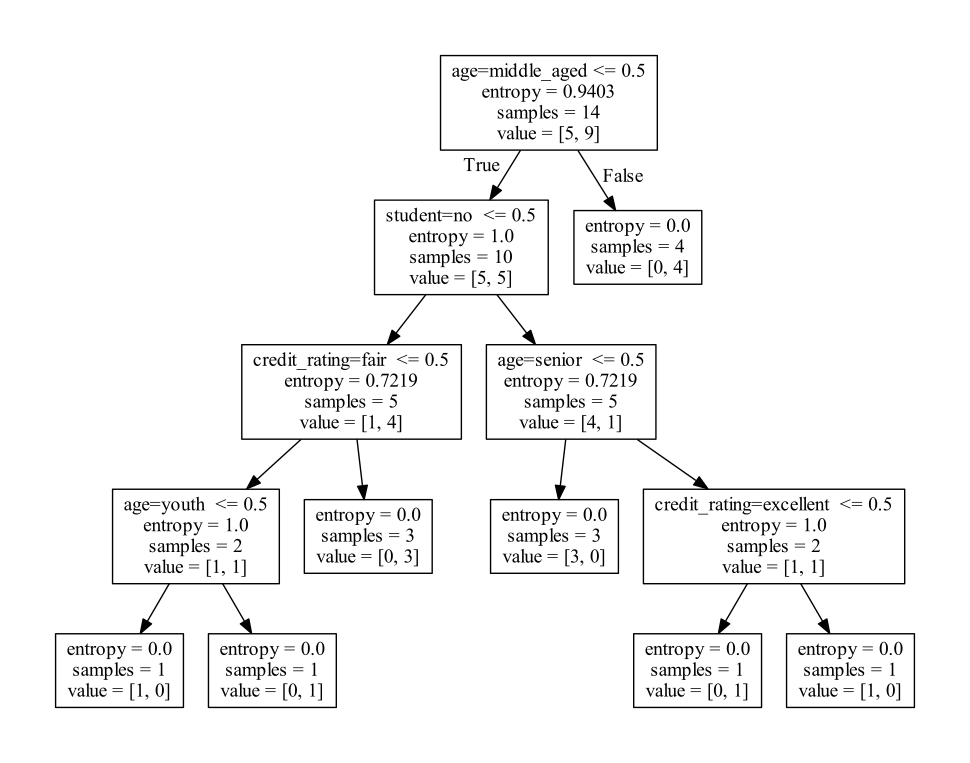

Write Python code to recreate this figure.
# -*- coding: utf-8 -*-
"""
Created on Fri Feb 24 13:49:09 2017

@author: Fanqi
"""

from sklearn.feature_extraction import DictVectorizer
import csv
from sklearn import preprocessing
from sklearn import tree
from sklearn.externals.six import StringIO


# 1.读取训练集，获取特征值和标签值
with open(r'training.csv', 'r') as allElectronicsData:
    allElectronicsData = open(r'training.csv', 'r')
    reader = csv.reader(allElectronicsData)
    headers = next(reader)
    print("featureList:" + str(headers))
    # ['RID', 'age', 'income', 'student', 'credit_rating', 'class_buy_computer']
#收集特征值
featureList = []
#收集标签值
labelList = []
for row in reader:
    labelList.append(row[len(row) - 1])
    rowDict = {}
    for i in range(1, len(row) - 1):
        rowDict[headers[i]] = row[i]
    featureList.append(rowDict)
print("featureList:" + str(featureList))
# [{'age': 'youth ', 'income': 'high ', 'student': 'no ', 'credit_rating': 'fair '}, {'age': 'youth ', 'income': 'high ', 'student': 'no ', 'credit_rating': 'excellent '}, {'age': 'middle_aged', 'income': 'high ', 'student': 'no ', 'credit_rating': 'fair '}, {'age': 'senior ', 'income': 'medium ', 'student': 'no ', 'credit_rating': 'fair '}, {'age': 'senior ', 'income': 'low ', 'student': 'yes ', 'credit_rating': 'fair '}, {'age': 'senior ', 'income': 'low ', 'student': 'yes ', 'credit_rating': 'excellent '}, {'age': 'middle_aged', 'income': 'low ', 'student': 'yes ', 'credit_rating': 'excellent '}, {'age': 'youth ', 'income': 'medium ', 'student': 'no ', 'credit_rating': 'fair '}, {'age': 'youth ', 'income': 'low ', 'student': 'yes ', 'credit_rating': 'fair '}, {'age': 'senior ', 'income': 'medium ', 'student': 'yes ', 'credit_rating': 'fair '}, {'age': 'youth ', 'income': 'medium ', 'student': 'yes ', 'credit_rating': 'excellent '}, {'age': 'middle_aged', 'income': 'medium ', 'student': 'no ', 'credit_rating': 'excellent '}, {'age': 'middle_aged', 'income': 'high ', 'student': 'yes ', 'credit_rating': 'fair '}, {'age': 'senior ', 'income': 'medium ', 'student': 'no ', 'credit_rating': 'excellent '}]
print("labelList:" + str(labelList))
# ['no ', 'no ', 'yes ', 'yes ', 'yes ', 'no ', 'yes ', 'no ', 'yes ', 'yes ', 'yes ', 'yes ', 'yes ', 'no ']
allElectronicsData.close()


# 2.转化数据为sklearn要求的数据
# 转化featureList
vec = DictVectorizer()
dummyX = vec.fit_transform(featureList).toarray()
print("dummyX:" + str(dummyX))
print("vec.get_feature_names():" + str(vec.get_feature_names()))

# 转化labelList
print("labelList:" + str(labelList))
lb = preprocessing.LabelBinarizer()
dummyY = lb.fit_transform(labelList)
print("dummyY:" + str(dummyY))


## 3.决策树处理
# 指定决策树算法
clf = tree.DecisionTreeClassifier(criterion='entropy')
clf = clf.fit(dummyX, dummyY)
print("clf:" + str(clf))


## 4.将决策树输出为dot文件
with open("DecisionTree.dot", 'w') as f:
    f = tree.export_graphviz(clf, feature_names=vec.get_feature_names(), out_file=f)


## 5.给定新的数据进行预测
# 创建测试数据
oneRowX = dummyX[0, :]
print("oneRowX:" + str(oneRowX))
newRowX = oneRowX
# 修改数据
newRowX[0] = 1
newRowX[2] = 0
print("newRowX:" + str(newRowX))
# 使用决策树测试
predictedY = clf.predict(newRowX)
print("predictedY:" + str(predictedY))
#购买1
